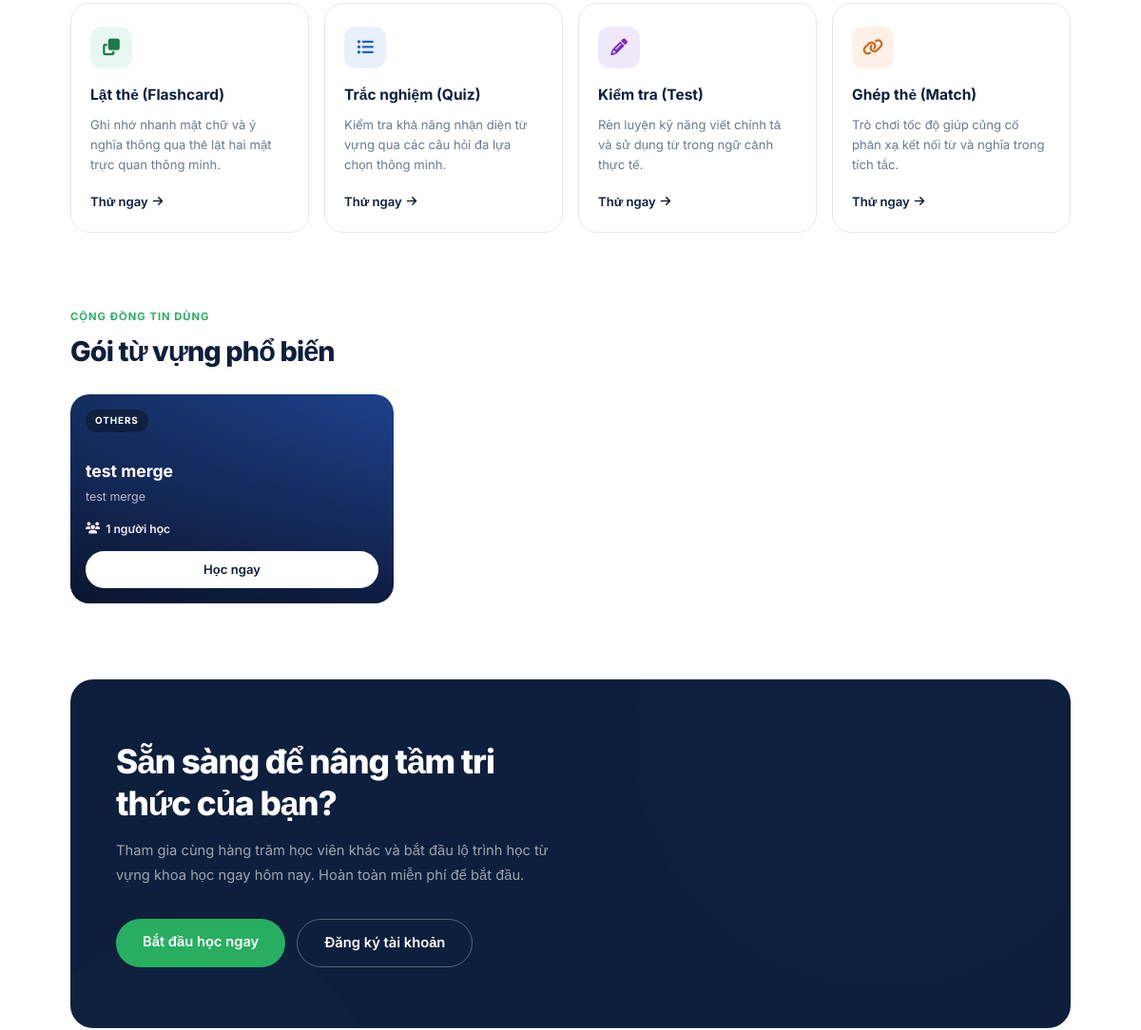
Page /home (middle part) on the earlier database version.
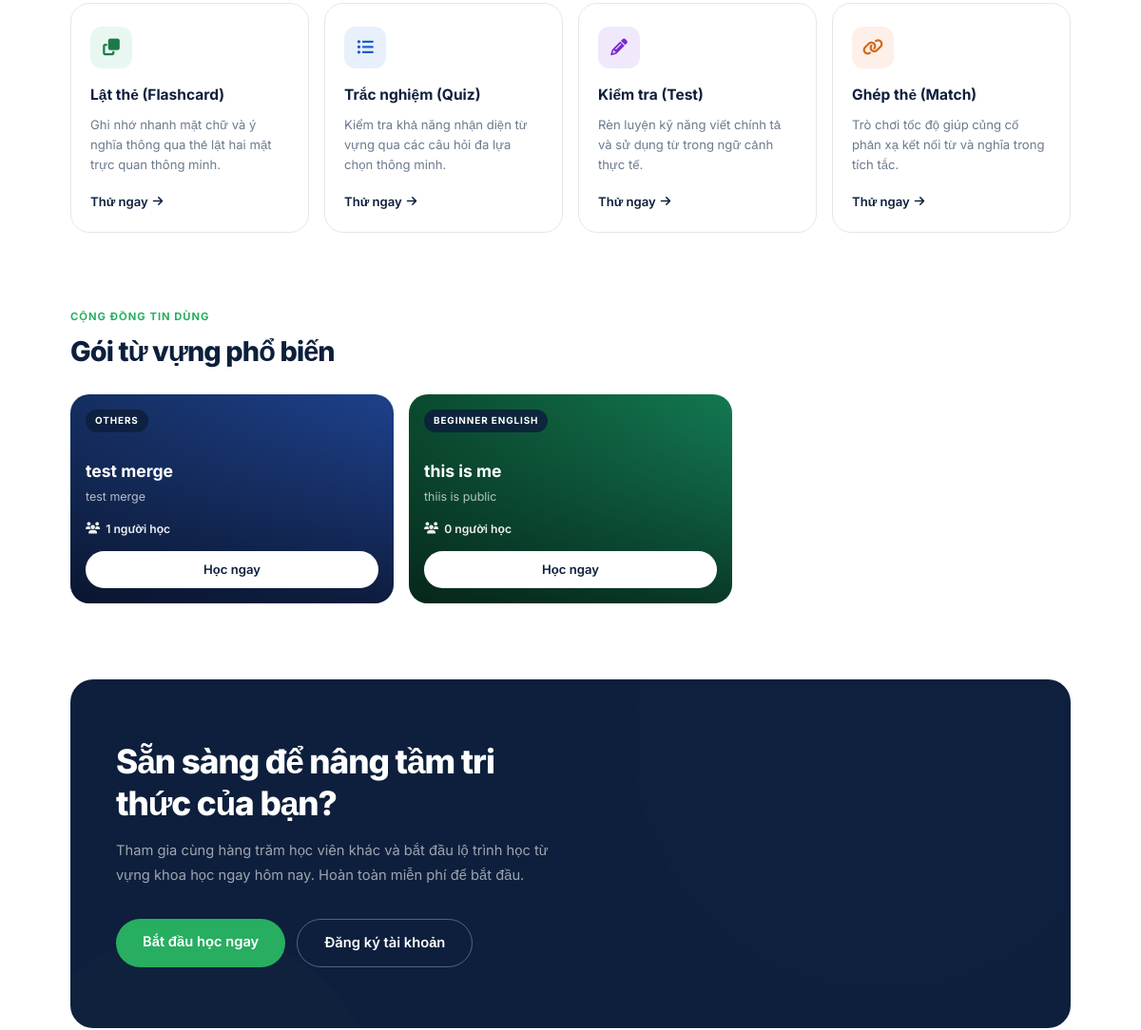
Same page on the later database version.
### main.py (models this page shows)
class VocabPackage(db.Model):
    __tablename__ = 'vocab_packages'
    id                  = db.Column(db.Integer, primary_key=True)
    package_name        = db.Column(db.String(100), nullable=False)
    package_description = db.Column(db.Text)
    created_at          = db.Column(db.DateTime, default=datetime.utcnow)
    updated_at          = db.Column(db.DateTime, default=datetime.utcnow)
    user_id             = db.Column(db.Integer, db.ForeignKey('users.id'), nullable=False)
    is_public           = db.Column(db.Boolean, default=True)
    topic               = db.Column(db.String(120), nullable=False, default='Others')
    vocabularies = db.relationship(
        'Vocabulary', backref='package', lazy=True, cascade='all, delete-orphan'
    )

### main.py (the view)
@app.route('/home')
def guest_home():
    if current_user.is_authenticated:
        return redirect(url_for('dashboard'))
    public_packages = VocabPackage.query \
        .filter(VocabPackage.is_public == True) \
        .order_by(func.random()) \
        .limit(12).all()
    lc_ids = [p.id for p in public_packages]
    learner_counts = learner_counts_for_package_ids(lc_ids)
    return render_template(
        'landing.html',
        public_packages=public_packages,
        learner_counts=learner_counts
    )

### main.py (called while the page is built)
def learner_counts_for_package_ids(package_ids):
    if not package_ids:
        return {}
    rows = db.session.query(
        user_saved_packages.c.package_id,
        func.count(user_saved_packages.c.user_id)
    ).filter(
        user_saved_packages.c.package_id.in_(package_ids)
    ).group_by(user_saved_packages.c.package_id).all()
    return {pid: n for pid, n in rows}

@app.context_processor
def inject_package_topics():
    return dict(PACKAGE_TOPICS=PACKAGE_TOPICS, learner_counts={})

### templates/landing.html (shortened to what this page needs)
<!DOCTYPE html>
<html lang="vi">
<head>
  <link href="https://cdn.jsdelivr.net/npm/bootstrap@5.3.3/dist/css/bootstrap.min.css" rel="stylesheet">
  <link rel="stylesheet" href="https://cdnjs.cloudflare.com/ajax/libs/font-awesome/6.5.1/css/all.min.css">
</head>
<body>
<div class="section">
  <div class="methods-grid">
    <div class="method-card">
      <div class="method-icon green"><i class="fas fa-clone"></i></div>
      <div class="method-name">Lật thẻ (Flashcard)</div>
      <p class="method-desc">Ghi nhớ nhanh mặt chữ và ý nghĩa thông qua thẻ lật hai mặt trực quan thông minh.</p>
      <a href="#" class="method-try" onclick="openAuth('login');return false;">Thử ngay <i class="fas fa-arrow-right" style="font-size:0.75rem;"></i></a>
    </div>
    <div class="method-card">
      <div class="method-icon blue"><i class="fas fa-list-ul"></i></div>
      <div class="method-name">Trắc nghiệm (Quiz)</div>
      <p class="method-desc">Kiểm tra khả năng nhận diện từ vựng qua các câu hỏi đa lựa chọn thông minh.</p>
      <a href="#" class="method-try" onclick="openAuth('login');return false;">Thử ngay <i class="fas fa-arrow-right" style="font-size:0.75rem;"></i></a>
    </div>
    <div class="method-card">
      <div class="method-icon purple"><i class="fas fa-pencil-alt"></i></div>
      <div class="method-name">Kiểm tra (Test)</div>
      <p class="method-desc">Rèn luyện kỹ năng viết chính tả và sử dụng từ trong ngữ cảnh thực tế.</p>
      <a href="#" class="method-try" onclick="openAuth('login');return false;">Thử ngay <i class="fas fa-arrow-right" style="font-size:0.75rem;"></i></a>
    </div>
    <div class="method-card">
      <div class="method-icon orange"><i class="fas fa-link"></i></div>
      <div class="method-name">Ghép thẻ (Match)</div>
      <p class="method-desc">Trò chơi tốc độ giúp củng cố phản xạ kết nối từ và nghĩa trong tích tắc.</p>
      <a href="#" class="method-try" onclick="openAuth('login');return false;">Thử ngay <i class="fas fa-arrow-right" style="font-size:0.75rem;"></i></a>
    </div>
  </div>
</div>
<div class="section">
  <div class="pop-header">
    <div class="pop-tag">Cộng đồng tin dùng</div>
    <h2>Gói từ vựng phổ biến</h2>
  </div>
  <div class="pop-grid">
    {% set pop_gradients = [
      'linear-gradient(135deg,#1a3a7a,#2d5fcf)',
      'linear-gradient(135deg,#0d5c3a,#1ebc82)',
      'linear-gradient(135deg,#6a1a1a,#bb3a3a)'
    ] %}
    {% if public_packages %}
      {% for pkg in public_packages[:3] %}
      <div class="pop-card" onclick="openAuth('login')">
        <div class="pop-card-bg" style="background: {{ pop_gradients[loop.index0 % 3] }};"></div>
        <div class="pop-card-overlay"></div>
        <div class="pop-card-content">
          <div class="pop-card-top">
            <span class="pop-cat-badge topic-dynamic" title="{{ pkg.topic or 'Others' }}">{{ pkg.topic or 'Others' }}</span>
          </div>
          <div class="pop-card-bottom">
            <div class="pop-card-name">{{ pkg.package_name }}</div>
            <p class="pop-card-desc">{% if pkg.package_description %}{{ pkg.package_description[:90] }}{% if pkg.package_description|length > 90 %}…{% endif %}{% else %}{{ pkg.vocabularies|length }} từ vựng trong gói.{% endif %}</p>
            <div class="pop-card-learners"><i class="fas fa-users"></i> {{ learner_counts.get(pkg.id, 0) }} người học</div>
            <button class="btn-learn" onclick="event.stopPropagation();openAuth('login')">Học ngay</button>
          </div>
        </div>
      </div>
      {% endfor %}
    {% endif %}
  </div>
</div>
<div style="padding: 0 24px; max-width:1148px; margin: 0 auto;">
  <div class="cta-section">
    <h2>Sẵn sàng để nâng tầm tri thức của bạn?</h2>
    <p>Tham gia cùng hàng trăm học viên khác và bắt đầu lộ trình học từ vựng khoa học ngay hôm nay. Hoàn toàn miễn phí để bắt đầu.</p>
    <div class="cta-btns">
      <a href="#" class="btn-cta-primary" onclick="openAuth('register');return false;">
        Bắt đầu học ngay
      </a>
      <a href="#" class="btn-cta-outline" onclick="openAuth('register');return false;">
        Đăng ký tài khoản
      </a>
    </div>
  </div>
</div>
</body>
</html>

Differences in the rows shown:
added VocabPackage: topic "BEGINNER ENGLISH", package_name "this is me", package_description "thiis is public", get "0"
